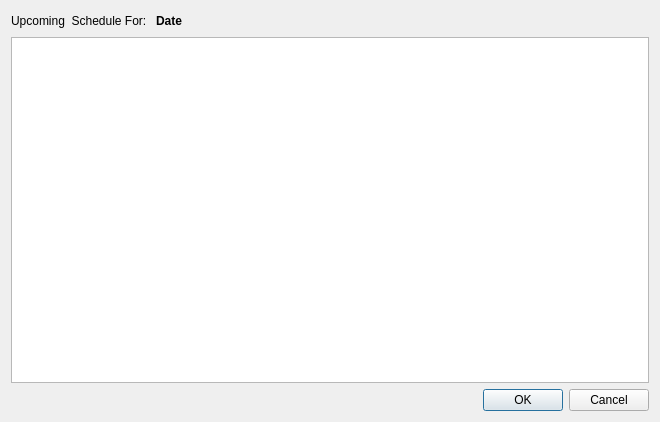
<?xml version="1.0" encoding="UTF-8"?>
<ui version="4.0">
 <class>DialogUpcomingSchedule</class>
 <widget class="QDialog" name="DialogUpcomingSchedule">
  <property name="geometry">
   <rect>
    <x>0</x>
    <y>0</y>
    <width>660</width>
    <height>422</height>
   </rect>
  </property>
  <property name="windowTitle">
   <string>Dialog</string>
  </property>
  <layout class="QGridLayout" name="gridLayout">
   <item row="0" column="0">
    <layout class="QVBoxLayout" name="verticalLayout">
     <item>
      <layout class="QHBoxLayout" name="horizontalLayout">
       <item>
        <widget class="QLabel" name="labelSchedule">
         <property name="text">
          <string>Upcoming  Schedule For: </string>
         </property>
        </widget>
       </item>
       <item>
        <widget class="QLabel" name="labelDate">
         <property name="font">
          <font>
           <weight>75</weight>
           <bold>true</bold>
          </font>
         </property>
         <property name="text">
          <string>Date</string>
         </property>
        </widget>
       </item>
       <item>
        <spacer name="horizontalSpacer">
         <property name="orientation">
          <enum>Qt::Horizontal</enum>
         </property>
         <property name="sizeHint" stdset="0">
          <size>
           <width>40</width>
           <height>20</height>
          </size>
         </property>
        </spacer>
       </item>
      </layout>
     </item>
     <item>
      <widget class="QListView" name="listViewSchedule"/>
     </item>
    </layout>
   </item>
   <item row="1" column="0">
    <widget class="QDialogButtonBox" name="buttonBox">
     <property name="orientation">
      <enum>Qt::Horizontal</enum>
     </property>
     <property name="standardButtons">
      <set>QDialogButtonBox::Cancel|QDialogButtonBox::Ok</set>
     </property>
    </widget>
   </item>
  </layout>
 </widget>
 <resources/>
 <connections>
  <connection>
   <sender>buttonBox</sender>
   <signal>accepted()</signal>
   <receiver>DialogUpcomingSchedule</receiver>
   <slot>accept()</slot>
   <hints>
    <hint type="sourcelabel">
     <x>248</x>
     <y>254</y>
    </hint>
    <hint type="destinationlabel">
     <x>157</x>
     <y>274</y>
    </hint>
   </hints>
  </connection>
  <connection>
   <sender>buttonBox</sender>
   <signal>rejected()</signal>
   <receiver>DialogUpcomingSchedule</receiver>
   <slot>reject()</slot>
   <hints>
    <hint type="sourcelabel">
     <x>316</x>
     <y>260</y>
    </hint>
    <hint type="destinationlabel">
     <x>286</x>
     <y>274</y>
    </hint>
   </hints>
  </connection>
 </connections>
</ui>
